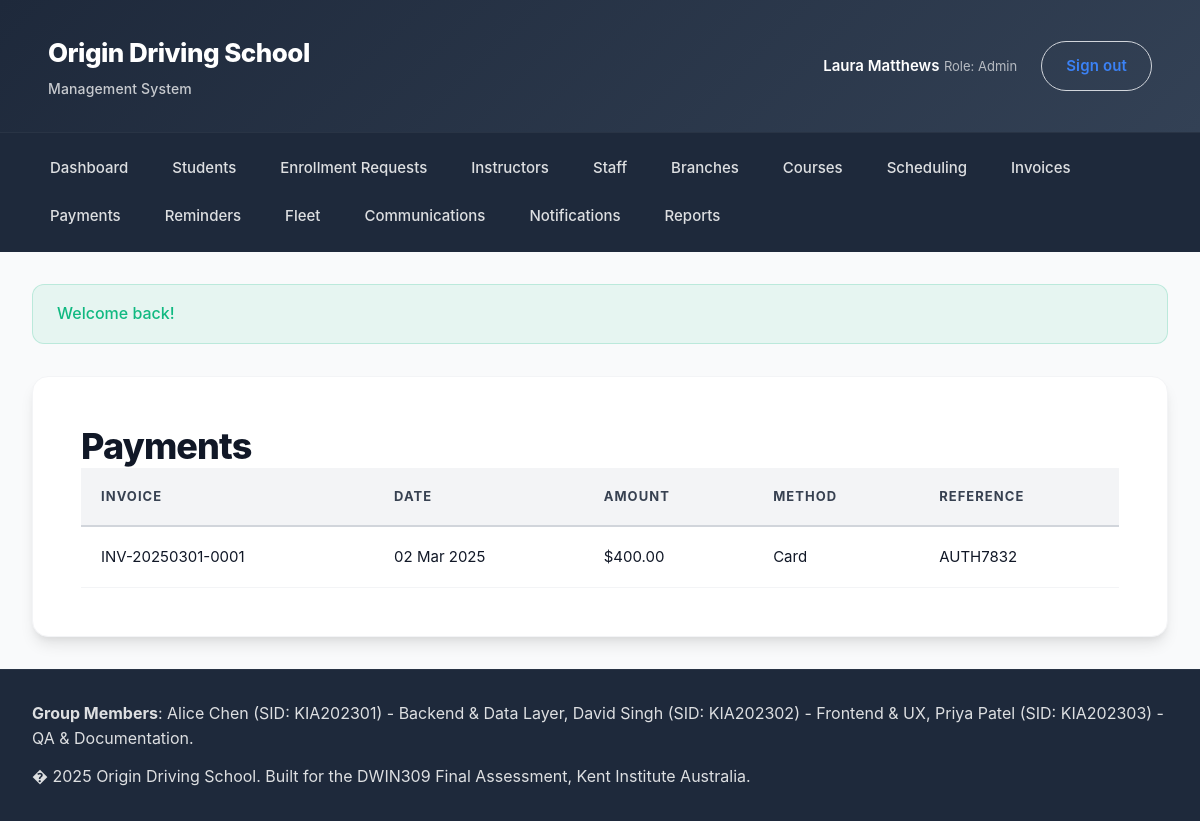
Page /index.php?page=payments&action=index (signed in) on the committed database.
### tables this page shows
CREATE TABLE payments (
    id INT UNSIGNED AUTO_INCREMENT PRIMARY KEY,
    invoice_id INT UNSIGNED NOT NULL,
    amount DECIMAL(10,2) NOT NULL,
    payment_date DATE NOT NULL,
    method VARCHAR(40) NULL,
    reference VARCHAR(80) NULL,
    notes TEXT NULL,
    recorded_by INT UNSIGNED NULL,
    created_at DATETIME DEFAULT CURRENT_TIMESTAMP,
    updated_at DATETIME DEFAULT CURRENT_TIMESTAMP ON UPDATE CURRENT_TIMESTAMP,
    CONSTRAINT fk_payment_invoice FOREIGN KEY (invoice_id) REFERENCES invoices(id) ON DELETE CASCADE,
    CONSTRAINT fk_payment_user FOREIGN KEY (recorded_by) REFERENCES users(id) ON DELETE SET NULL
);

CREATE TABLE invoices (
    id INT UNSIGNED AUTO_INCREMENT PRIMARY KEY,
    enrollment_id INT UNSIGNED NOT NULL,
    invoice_number VARCHAR(40) NOT NULL UNIQUE,
    issue_date DATE NOT NULL,
    due_date DATE NOT NULL,
    subtotal DECIMAL(10,2) NOT NULL,
    tax_amount DECIMAL(10,2) NOT NULL,
    total DECIMAL(10,2) NOT NULL,
    status ENUM('sent','partial','paid','overdue') DEFAULT 'sent',
    notes TEXT NULL,
    created_at DATETIME DEFAULT CURRENT_TIMESTAMP,
    updated_at DATETIME DEFAULT CURRENT_TIMESTAMP ON UPDATE CURRENT_TIMESTAMP,
    CONSTRAINT fk_invoice_enrollment FOREIGN KEY (enrollment_id) REFERENCES enrollments(id) ON DELETE CASCADE
);

### app/Core/View.php (called while the page is built, shortened)
<?php
class View
{
    public function render(string $template, array $data = [], string $layout = 'main'): void
    {
        $viewFile = __DIR__ . '/../Views/' . $template . '.php';
        extract($data);
        include $viewFile;
    }
}

### app/Core/Controller.php (called while the page is built, shortened)
<?php
abstract class Controller
{
    protected View $view;
    public function __construct()
    {
        $this->view = new View();
    }
    protected function render(string $template, array $data = [], string $layout = 'main'): void
    {
        $this->view->render($template, $data, $layout);
    }
}

### app/Controllers/PaymentsController.php (called while the page is built, shortened)
<?php
class PaymentsController extends Controller
{
    private PaymentModel $payments;
    public function __construct()
    {
        $this->payments = new PaymentModel();
    }
    public function indexAction(): void
    {
        $this->render('payments/index', [
            'pageTitle' => 'Payments',
            'payments' => $this->payments->all(),
        ]);
    }
}

### app/Core/Router.php (called while the page is built, shortened)
<?php
class Router
{
    public function dispatch(): void
    {
        $action = $_GET['action'] ?? 'index';
        $method = $action . 'Action';
        $controller = new $controllerClass();
        $controller->$method();
    }
}

### index.php (called while the page is built, shortened)
<?php
$router = new App\Core\Router();
$router->dispatch();

### app/Core/Model.php (called while the page is built, shortened)
<?php
abstract class Model
{
    public function __construct()
    {
        $this->db = Database::connection();
    }
}

### app/Core/Database.php (called while the page is built, shortened)
<?php
class Database
{
    private static ?PDO $connection = null;
    public static function init(array $config): void
    {
        $dsn = sprintf(
            'mysql:host=%s;port=%d;dbname=%s;charset=%s',
            $config['host'],
            $config['port'],
            $config['database'],
            $config['charset'] ?? 'utf8mb4'
        );
        $options = [
            PDO::ATTR_ERRMODE => PDO::ERRMODE_EXCEPTION,
            PDO::ATTR_DEFAULT_FETCH_MODE => PDO::FETCH_ASSOC,
            PDO::ATTR_EMULATE_PREPARES => false,
        ];
        try {
            self::$connection = new PDO($dsn, $config['username'], $config['password'], $options);
        } catch (PDOException $exception) {
            error_log('Database connection failed: ' . $exception->getMessage());
            throw $exception;
        }
    }
    public static function connection(): PDO
    {
        return self::$connection;
    }
}

### app/Models/PaymentModel.php (called while the page is built, shortened)
<?php
class PaymentModel extends Model
{
    public function all(): array
    {
        $sql = 'SELECT p.*, i.invoice_number FROM payments p INNER JOIN invoices i ON i.id = p.invoice_id ORDER BY p.payment_date DESC';
        $stmt = $this->db->query($sql);
        return $stmt->fetchAll();
    }
}

### app/Helpers/helpers.php (called while the page is built, shortened)
<?php
if (!function_exists('e')) {
    function e(string $value): string
    {
        return htmlspecialchars($value, ENT_QUOTES, 'UTF-8');
    }
}

### app/Views/payments/index.php (the view)
<section class="card">
    <h1>Payments</h1>
    <table class="table">
        <thead>
            <tr>
                <th>Invoice</th>
                <th>Date</th>
                <th>Amount</th>
                <th>Method</th>
                <th>Reference</th>
            </tr>
        </thead>
        <tbody>
            <?php if (empty($payments)): ?>
                <tr><td colspan="5">No payments recorded.</td></tr>
            <?php else: ?>
                <?php foreach ($payments as $payment): ?>
                    <?php $formattedDate = !empty($payment['payment_date']) ? date('d M Y', strtotime($payment['payment_date'])) : ''; ?>
                    <tr>
                        <td><?= e($payment['invoice_number'] ?? ''); ?></td>
                        <td><?= e($formattedDate); ?></td>
                        <td>$<?= e(number_format((float) ($payment['amount'] ?? 0), 2)); ?></td>
                        <td><?= e($payment['method'] ?? ''); ?></td>
                        <td><?= e($payment['reference'] ?? ''); ?></td>
                    </tr>
                <?php endforeach; ?>
            <?php endif; ?>
        </tbody>
    </table>
</section>

### assets/css/style.css (style rules this page uses)
:root { --primary: #3b82f6; --primary-dark: #2563eb; --primary-light: #60a5fa; --accent: #f59e0b; --accent-dark: #d97706; --surface: #ffffff; --surface-elevated: #ffffff; --background: #f9fafb; --background-subtle: #f3f4f6; --border: #e5e7eb; --border-light: #f3f4f6; --border-medium: #d1d5db; --text: #111827; --text-medium: #374151; --text-muted: #6b7280; --text-subtle: #9ca3af; --success: #10b981; --success-light: #34d399; --danger: #ef4444; --danger-light: #f87171; --warning: #f59e0b; --warning-light: #fbbf24; --info: #3b82f6; --info-light: #60a5fa; --radius-sm: 8px; --radius-md: 12px; --radius-lg: 16px; --radius-xl: 20px; --radius-full: 9999px; --shadow-sm: 0 1px 2px 0 rgba(0, 0, 0, 0.05); --shadow: 0 4px 6px -1px rgba(0, 0, 0, 0.1), 0 2px 4px -1px rgba(0, 0, 0, 0.06); --shadow-md: 0 10px 15px -3px rgba(0, 0, 0, 0.1), 0 4px 6px -2px rgba(0, 0, 0, 0.05); --shadow-lg: 0 20px 25px -5px rgba(0, 0, 0, 0.1), 0 10px 10px -5px rgba(0, 0, 0, 0.04); --shadow-xl: 0 25px 50px -12px rgba(0, 0, 0, 0.25); --space-xs: 0.5rem; --space-sm: 0.75rem; --space-md: 1rem; --space-lg: 1.5rem; --space-xl: 2rem; --space-2xl: 3rem; --transition-fast: 150ms cubic-bezier(0.4, 0, 0.2, 1); --transition-base: 200ms cubic-bezier(0.4, 0, 0.2, 1); --transition-slow: 300ms cubic-bezier(0.4, 0, 0.2, 1); font-size: 16px; }
* { box-sizing: border-box; margin: 0; padding: 0; }
body { font-family: -apple-system, BlinkMacSystemFont, "Inter", "Segoe UI", Roboto, "Helvetica Neue", Arial, sans-serif; color: var(--text); background: var(--background); line-height: 1.6; -webkit-font-smoothing: antialiased; -moz-osx-font-smoothing: grayscale; font-weight: 400; }
h1, h2, h3, h4, h5, h6 { line-height: 1.2; font-weight: 700; color: var(--text); }
h1 { font-size: 2.25rem; letter-spacing: -0.025em; font-weight: 800; }
.app-shell { min-height: 100vh; display: grid; grid-template-rows: auto auto 1fr auto; }
.card { background: var(--surface); border-radius: var(--radius-lg); box-shadow: var(--shadow-md); padding: var(--space-2xl); border: 1px solid var(--border-light); transition: all var(--transition-base); }
.table { width: 100%; border-collapse: collapse; font-size: 0.9375rem; }
.table th, .table td { padding: 1.125rem 1.25rem; border-bottom: 1px solid var(--border-light); text-align: left; }
.table thead th { text-transform: uppercase; font-size: 0.8125rem; letter-spacing: 0.08em; color: var(--text-medium); font-weight: 700; background: var(--background-subtle); border-bottom: 2px solid var(--border-medium); }
.table tbody tr { transition: background var(--transition-fast); }

### rows in the picture
payments: invoice.invoice_number "INV-20250301-0001", payment_date "02 Mar 2025", amount "400.00", method "Card", reference "AUTH7832"

### other values in the picture
$user['first_name'] . ' ' . $user['last_name'] "Laura Matthews"
$user['role'] "Admin"
$item['label'] "Dashboard"
$item['label'] "Students"
$item['label'] "Enrollment Requests"
$item['label'] "Instructors"
$item['label'] "Staff"
$item['label'] "Branches"
$item['label'] "Courses"
$item['label'] "Scheduling"
$item['label'] "Invoices"
$item['label'] "Payments"
$item['label'] "Reminders"
$item['label'] "Fleet"
$item['label'] "Communications"
